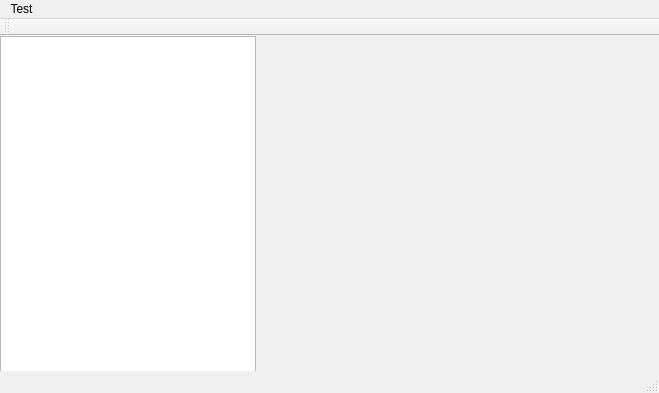
<?xml version="1.0" encoding="UTF-8"?>
<ui version="4.0">
 <class>MainWindow</class>
 <widget class="QMainWindow" name="MainWindow">
  <property name="geometry">
   <rect>
    <x>0</x>
    <y>0</y>
    <width>659</width>
    <height>393</height>
   </rect>
  </property>
  <property name="windowTitle">
   <string>MainWindow</string>
  </property>
  <widget class="QWidget" name="centralWidget">
   <widget class="QListView" name="listView">
    <property name="geometry">
     <rect>
      <x>0</x>
      <y>0</y>
      <width>256</width>
      <height>351</height>
     </rect>
    </property>
   </widget>
   <widget class="QWidget" name="verticalLayoutWidget">
    <property name="geometry">
     <rect>
      <x>20</x>
      <y>10</y>
      <width>160</width>
      <height>80</height>
     </rect>
    </property>
    <layout class="QVBoxLayout" name="verticalLayout"/>
   </widget>
  </widget>
  <widget class="QMenuBar" name="menuBar">
   <property name="geometry">
    <rect>
     <x>0</x>
     <y>0</y>
     <width>659</width>
     <height>21</height>
    </rect>
   </property>
   <widget class="QMenu" name="menuTest">
    <property name="title">
     <string>Test</string>
    </property>
   </widget>
   <addaction name="menuTest"/>
  </widget>
  <widget class="QToolBar" name="mainToolBar">
   <attribute name="toolBarArea">
    <enum>TopToolBarArea</enum>
   </attribute>
   <attribute name="toolBarBreak">
    <bool>false</bool>
   </attribute>
  </widget>
  <widget class="QStatusBar" name="statusBar"/>
 </widget>
 <layoutdefault spacing="6" margin="11"/>
 <resources/>
 <connections/>
</ui>
